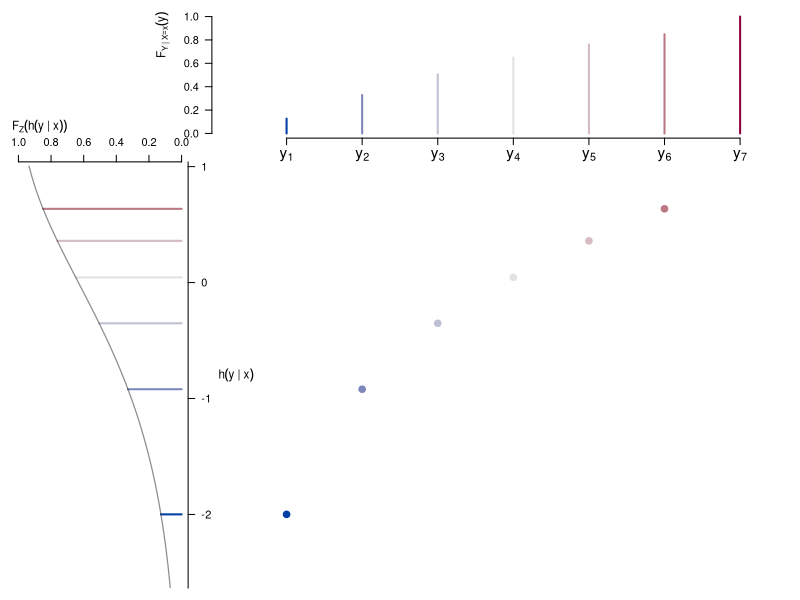

This chart was generated by the following R code:
# Transformation model illustration
# Ordered outcomes
# LK Apr 2022

# Params, FUNs
oy <- seq(0.1, 0.95, length.out = 7)
ncl <- length(oy)
y <- seq(0, 1, length.out = res <- 1e3)
alp <- pi
bet <- pi
pY <- function(y) plogis(1.2 * qlogis(0.8 * y) + 1) # pbeta(y, alp, bet)
dY <- function(y) dbeta(y, alp, bet)
pZ <- function(z) 1 - exp(-exp(z)) # plogis
dZ <- function(z) exp(z - exp(z))
qY <- function(p) qbeta(p, alp, bet)
qZ <- function(p) log(-log(1 - p))

h <- function(y) qZ(pY(y))
hp <- function(y) {
 tmp <- (1 / dZ(qZ(pY(y)))) * dY(y)
 tmp <- ifelse(is.nan(tmp), 0, tmp)
}

opar <- par(no.readonly = TRUE)

par(opar)

# Plot
pdf("figure1b.pdf", width = 6 * .75, height = 5 * .75)
par(mar = c(0.1, 0.1, 0.1, 0.1) + 0.8)
layout(matrix(c(1,2,2,2,
                3,4,4,4,
                3,4,4,4,
                3,4,4,4), nrow = 4, ncol = 4, byrow = TRUE))

cols <- colorspace::diverge_hcl(length(oy))
tcx <- 0.7
tcxa <- 1.4

plot.new()
plot(oy, c(pZ(h(oy))[-ncl], 1), type = "s", axes = FALSE, xlim = c(0, 1),
     ylim = c(0, 1), col = "white", pch = 20, cex = 2)
mtext(expression(F[Y~'|'~X==x](y)), 2, line = 3, cex = tcx, adj = 1)
axis(1, at = oy, labels = parse(text = paste0("y[" , seq_along(oy), "]")),
     cex.axis = tcxa)
axis(2, las = 1)
arrows(oy, 0, oy, c(pZ(h(oy))[-ncl], 1), length = 0, col = cols, lwd = 2)
plot(pZ(h(y)), h(y), type = "l", axes = FALSE, xlim = c(1, 0),
     ylim = range(h(oy)) + c(-0.5, 0), col = "white")
axis(4, las = 1, labels = -3:2, at = -3:2)
axis(3)
mtext(expression(F[Z](h(y~'|'~x))), 3, line = 2, cex = tcx, adj = 0)
mtext(expression(h(y~'|'~x)), 4, line = 2.3, cex = tcx, las = 1)
arrows(0, h(oy)[-ncl], pZ(h(oy))[-ncl], h(oy)[-ncl], length = 0, col = cols,
       lwd = 2)
lines(pZ(h(y)), h(y), lwd = 1.2, col = rgb(.1, .1, .1, .5))
plot(oy, c(h(oy)[-ncl], Inf), type = "p", axes = FALSE, xlim = c(0, 1),
     col = cols, pch = 20, cex = 2, ylim = range(h(oy)) + c(-0.5, 0))
par(opar)
dev.off()
